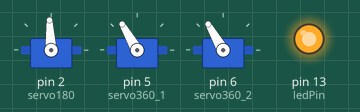
Simulated run of this sketch. Board: Arduino Uno, built with avr-gcc and run on an emulated ATmega328P. On the bench: 3 × servo, output pins drawn as LEDs (lit = HIGH).

Above: at 0.05 s.
At 0.75 s:
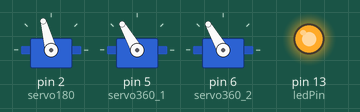
At 1.95 s:
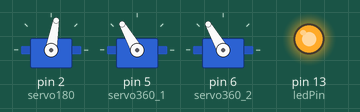
At 2.15 s:
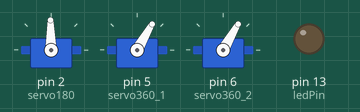
At 2.95 s:
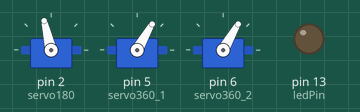
At 4.0 s:
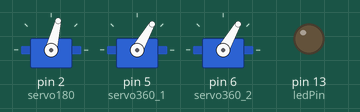
Timing chart, 0 to 5.2 s (numbered marks = the images above):
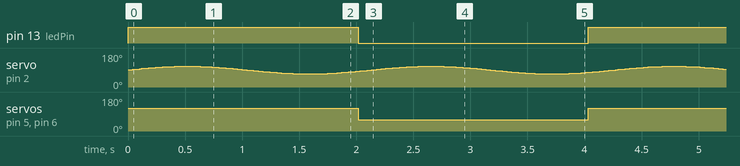

Measured:
- by itself, pin 13 (ledPin): alternates HIGH for 2.0 s and LOW for 2.0 s
- by itself, servo on pin 5 (servo360_1), servo on pin 6 (servo360_2): alternates 120° for 2.0 s and 60° for 2.0 s

The sketch:

tangled_code_FINAL.ino
```cpp
/*code used for once upon an arduino project: Tangled. There are 6 scenes, and 6 interactions, only 4 of those interactions required code.
The first scene has Flynn step into the tower area and when circuit is completed Rapunzel's hair swings using a servo.
Second scene didn't require code.
Third scene was when you place an alligator clip on Flynn's hand it would light up.
Fourth scene didn't require code.
5th & 6th scene when activated had a 360 degree servo that would spin when you place an object to complete the circuit.
All circuit were completed by seperating the 5V wire and then having copper tape on the back of an object to connect the 5V wire to servos.
*/

#include <Servo.h>
#include <math.h>

Servo servo180; //servo used for Rapunzel's hair s1

Servo servo360_1; //servo used for mother gothels death s5
Servo servo360_2; //servo used for dancing end scene s6

int t = 0;
int ledPin = 13; //led for s3

unsigned long lastFlip = 0;
bool direction = true;

void setup() {
  servo180.attach(2);

  servo360_1.attach(5);
  servo360_2.attach(6);

  pinMode(ledPin, OUTPUT);
}

void loop() {
  t++;
  int hairAngle = 90 + 20 * sin(t * 0.06); //code for hair servo

  servo180.write(hairAngle);
  unsigned long currentTime = millis();

  if (currentTime - lastFlip > 2000) {
    lastFlip = currentTime;
    direction = !direction;
  }

  if (direction) {
    servo360_1.write(120);
    servo360_2.write(120);
    digitalWrite(ledPin, HIGH); // Turn LED on
  } else {
    servo360_1.write(60);
    servo360_2.write(60);
    digitalWrite(ledPin, LOW); // Turn LED off
  }

  delay(20);
}
```
